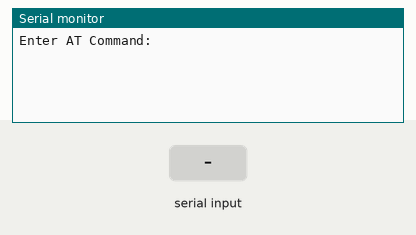
The sketch below on a simulated Arduino Uno, built with avr-gcc and run on an emulated ATmega328P. Shown: the last lines printed to the serial monitor. The test bench sets the inputs (shaded band).

Above: at 1.2 s.
1.3 s: "1" received over the second serial link
At 2.1 s:
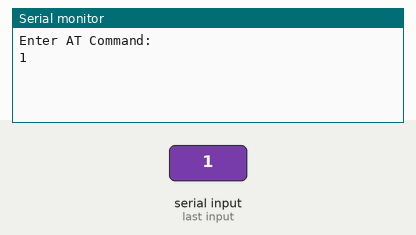
2.8 s: "0" received over the second serial link
At 3.3 s:
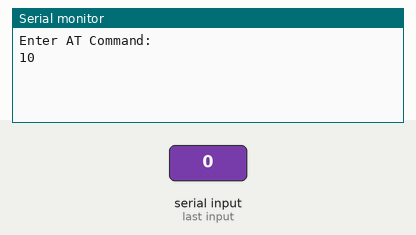

The sketch:

BT_ATCommand.ino
```cpp
#include <SoftwareSerial.h>
//#include <Serial.h>
SoftwareSerial mySerial(10, 11);  //RX | TX

void setup(){
  digitalWrite(9, HIGH);
  Serial.begin(9600);
  Serial.println("Enter AT Command:");
  mySerial.begin(38400);
}

void loop(){
  if (mySerial.available()){
    Serial.write(mySerial.read());
  }
  if (Serial.available()){
    mySerial.write(Serial.read());
  }
}
```

Measured:
- after the input at 1.3 s, the serial monitor: prints a new line at once (image 1)
- after the input at 2.8 s, the serial monitor: prints a new line at once (image 2)
